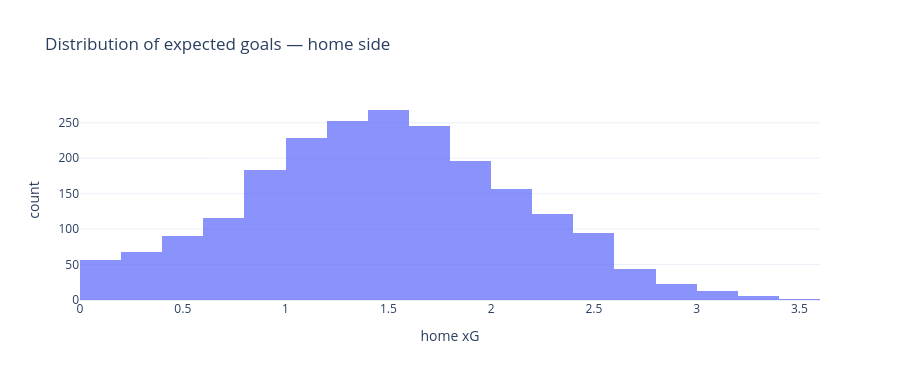

This figure's notebook cell:
### Markdown cell above
## 4. Exploratory data analysis

Three quick views: xG distribution, top scorers, and home / away result asymmetry.

### Code cell
fig = px.histogram(matches, x='xg_a', nbins=30, opacity=0.75,
                   title='Distribution of expected goals — home side',
                   labels={'xg_a': 'home xG'})
fig.update_layout(template='plotly_white', height=380)
fig.show()

### Figure 1 — Plotly figure (JSON) as saved in the notebook; plotly's stock layout.template omitted (floating-point values rounded to 4 significant figures; data arrays with more than 128 entries replaced by an {"elided": "..."} marker saying what was removed)
{"data": [{"bingroup": "x", "hovertemplate": "home xG=%{x}<br>count=%{y}<extra></extra>", "legendgroup": "", "marker": {"color": "#636efa", "opacity": 0.75, "pattern": {"shape": ""}}, "name": "", "nbinsx": 30, "orientation": "v", "showlegend": false, "type": "histogram", "x": {"elided": "2160 float values"}, "xaxis": "x", "yaxis": "y"}], "layout": {"barmode": "relative", "height": 380, "legend": {"tracegroupgap": 0}, "title": {"text": "Distribution of expected goals — home side"}, "xaxis": {"anchor": "y", "domain": [0.0, 1.0], "title": {"text": "home xG"}}, "yaxis": {"anchor": "x", "domain": [0.0, 1.0], "title": {"text": "count"}}}}
